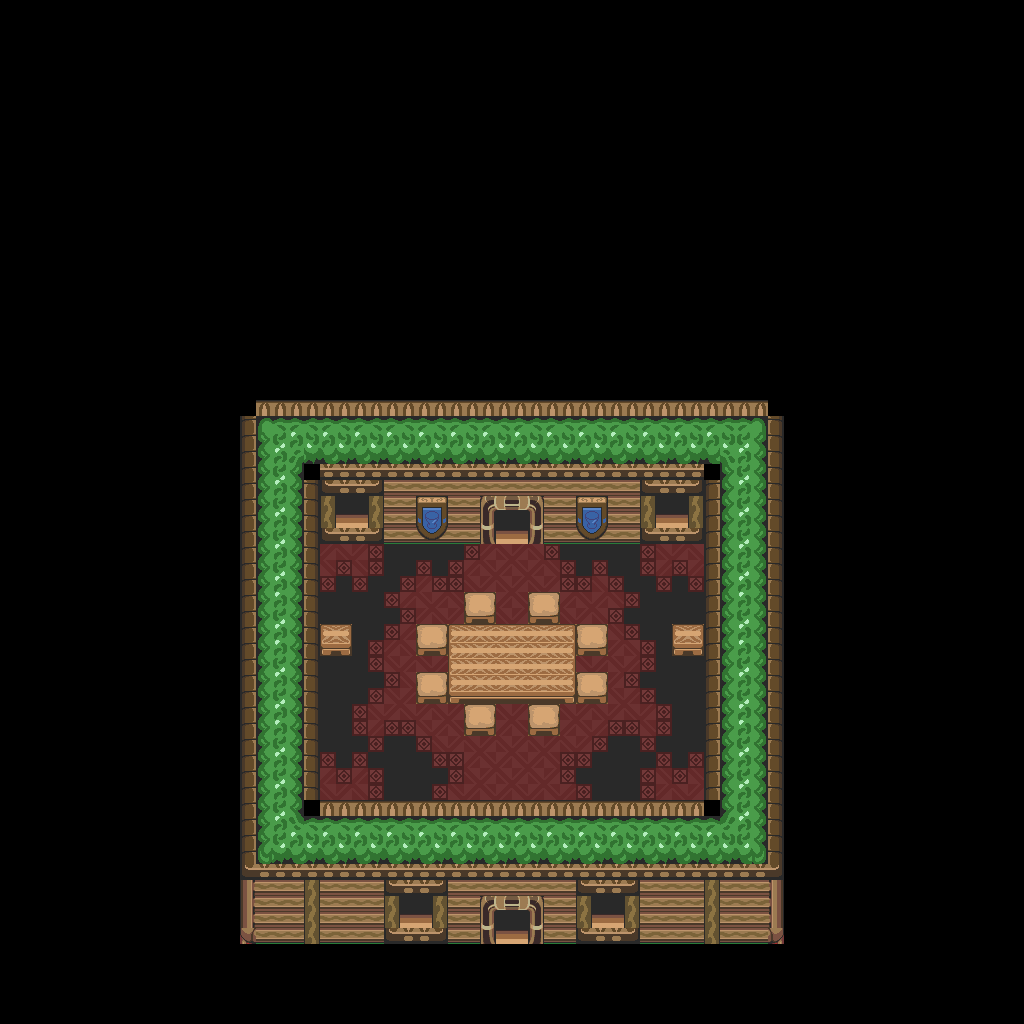

A 2D game scene composited from a Tiled map and its tileset images. What follows is a short description and the map's XML, with each tile layer's data collapsed to a summary:
An orthogonal 64x64 tile map with 16x16 px tiles, 1 tile layer (base), 1 hidden layer not drawn and 23 objects.

<map version="1.10" tiledversion="1.12.1" orientation="orthogonal" renderorder="right-down" width="64" height="64" tilewidth="16" tileheight="16" infinite="0" nextlayerid="3" nextobjectid="24">
 <tileset firstgid="1" source="../classiciphone_pics4.tsx" />
 <layer id="1" name="base" width="64" height="64">
  <data>[4096 cells, 4092 non-empty, 71 distinct tile ids]</data>
 </layer>
 <layer id="2" name="collision" width="64" height="64" visible="0">
  <properties><property name="collision" value="true" /></properties>
  <data>[4096 cells, 3718 non-empty, 1 distinct tile ids]</data>
 </layer>
 <objectgroup id="3" name="npcs">
  <object id="1" x="304.0" y="800.0" width="16" height="16">
   <properties>
    <property name="gani" value="classic_luda_corneright.png" />
    <property name="script" type="string">-- Auto-converted from GraalScript
-- // NPC made by Exodus (LAT)
-- if (created) {
end
-- if (playertouchsme) {
end</property>
   </properties>
  </object>
  <object id="2" x="304.0" y="464.0" width="16" height="16">
   <properties>
    <property name="gani" value="classic_luda_cornerbottomright.png" />
    <property name="script" type="string">-- Auto-converted from GraalScript
-- // NPC made by Exodus (LAT)
-- if (created) {
end
-- if (playertouchsme) {
end</property>
   </properties>
  </object>
  <object id="3" x="704.0" y="464.0" width="16" height="16">
   <properties>
    <property name="gani" value="classic_luda_cornerbottomleft.png" />
    <property name="script" type="string">-- Auto-converted from GraalScript
-- // NPC made by Exodus (LAT)
-- if (created) {
end
-- if (playertouchsme) {
end</property>
   </properties>
  </object>
  <object id="4" x="240.0" y="400.0" width="16" height="16">
   <properties>
    <property name="gani" value="classic_corner_left.png" />
    <property name="script" type="string">-- Auto-converted from GraalScript
-- // NPC made by Exodus (LAT)
-- if (created) {
end
-- if (playertouchsme) {
end</property>
   </properties>
  </object>
  <object id="5" x="768.0" y="400.0" width="16" height="16">
   <properties>
    <property name="gani" value="classic_corner_right.png" />
    <property name="script" type="string">-- Auto-converted from GraalScript
-- // NPC made by Exodus (LAT)
-- if (created) {
end
-- if (playertouchsme) {
end</property>
   </properties>
  </object>
  <object id="6" x="592.0" y="896.0" width="16" height="16">
   <properties>
    <property name="gani" value="window.png" />
    <property name="script" type="string">-- Auto-converted from GraalScript
</property>
   </properties>
  </object>
  <object id="7" x="400.0" y="896.0" width="16" height="16">
   <properties>
    <property name="gani" value="window.png" />
    <property name="script" type="string">-- Auto-converted from GraalScript
</property>
   </properties>
  </object>
  <object id="8" x="336.0" y="496.0" width="16" height="16">
   <properties>
    <property name="gani" value="window.png" />
    <property name="script" type="string">-- Auto-converted from GraalScript
</property>
   </properties>
  </object>
  <object id="9" x="656.0" y="496.0" width="16" height="16">
   <properties>
    <property name="gani" value="window.png" />
    <property name="script" type="string">-- Auto-converted from GraalScript
</property>
   </properties>
  </object>
  <object id="10" x="704.0" y="800.0" width="16" height="16">
   <properties>
    <property name="gani" value="classic_luda_cornerleft.png" />
    <property name="script" type="string">-- Auto-converted from GraalScript
-- // NPC made by Exodus (LAT)
-- if (created) {
end
-- if (playertouchsme) {
end</property>
   </properties>
  </object>
  <object id="11" x="672.0" y="624.0" width="16" height="16">
   <properties>
    <property name="gani" value="pottedplant.png" />
    <property name="script" type="string">-- Auto-converted from GraalScript
</property>
   </properties>
  </object>
  <object id="12" x="320.0" y="624.0" width="16" height="16">
   <properties>
    <property name="gani" value="pottedplant.png" />
    <property name="script" type="string">-- Auto-converted from GraalScript
</property>
   </properties>
  </object>
  <object id="13" x="528.0" y="448.0" width="16" height="16">
   <properties>
    <property name="gani" value="light4.png" />
    <property name="script" type="string">-- Auto-converted from GraalScript
-- [CLIENT-SIDE — server no-op]
-- if (created) {
-- 
-- dontblock;
-- }
-- if (playerenters) {
-- setcoloreffect 0,0,1,0.5;
-- drawaslight;
-- this.zoom = 1;
-- timeout = 0.05;
-- }
-- if (timeout) {
-- if (this.zoom&lt;=1) {
-- this.ds=1;
-- }
-- else if (this.zoom&gt;=1.1) {
-- this.ds=0;
-- }
-- if (this.ds==1) {
-- this.zoom += 0.02;
-- setzoomeffect this.zoom;
-- }
-- else if (this.ds==0) {
-- this.zoom -= 0.03;
-- setzoomeffect this.zoom;
-- }
-- timeout = 0.05;
-- }</property>
   </properties>
  </object>
  <object id="14" x="368.0" y="448.0" width="16" height="16">
   <properties>
    <property name="gani" value="light4.png" />
    <property name="script" type="string">-- Auto-converted from GraalScript
-- [CLIENT-SIDE — server no-op]
-- if (created) {
-- 
-- dontblock;
-- }
-- if (playerenters) {
-- setcoloreffect 0,0,1,0.5;
-- drawaslight;
-- this.zoom = 1;
-- timeout = 0.05;
-- }
-- if (timeout) {
-- if (this.zoom&lt;=1) {
-- this.ds=1;
-- }
-- else if (this.zoom&gt;=1.1) {
-- this.ds=0;
-- }
-- if (this.ds==1) {
-- this.zoom += 0.02;
-- setzoomeffect this.zoom;
-- }
-- else if (this.ds==0) {
-- this.zoom -= 0.03;
-- setzoomeffect this.zoom;
-- }
-- timeout = 0.05;
-- }</property>
   </properties>
  </object>
  <object id="15" x="496.0" y="640.0" width="16" height="16">
   <properties>
    <property name="gani" value="candle.mng" />
    <property name="script" type="string">-- Auto-converted from GraalScript
</property>
   </properties>
  </object>
  <object id="16" x="448.0" y="592.0" width="16" height="16">
   <properties>
    <property name="gani" value="light2.png" />
    <property name="script" type="string">-- Auto-converted from GraalScript
-- // NPC made by Stefan Knorr
-- if (created) {
-- setimg light2.png;
self.dontblock = true
end
-- [CLIENT-SIDE — server no-op]
-- if (playerenters) {
-- setcoloreffect 1,.5,0,0.99;
-- drawaslight;
-- }</property>
   </properties>
  </object>
  <object id="17" x="624.0" y="576.0" width="16" height="16">
   <properties>
    <property name="gani" value="light2.png" />
    <property name="script" type="string">-- Auto-converted from GraalScript
-- // NPC made by Stefan Knorr
-- if (created) {
-- setimg light2.png;
self.dontblock = true
end
-- [CLIENT-SIDE — server no-op]
-- if (playerenters) {
-- setcoloreffect 0,.5,0,0.99;
-- drawaslight;
-- }</property>
   </properties>
  </object>
  <object id="18" x="272.0" y="576.0" width="16" height="16">
   <properties>
    <property name="gani" value="light2.png" />
    <property name="script" type="string">-- Auto-converted from GraalScript
-- // NPC made by Stefan Knorr
-- if (created) {
-- setimg light2.png;
self.dontblock = true
end
-- [CLIENT-SIDE — server no-op]
-- if (playerenters) {
-- setcoloreffect 0,.5,0,0.99;
-- drawaslight;
-- }</property>
   </properties>
  </object>
  <object id="19" x="496.0" y="512.0" width="16" height="16">
   <properties>
    <property name="gani" value="door.png" />
    <property name="script" type="string">-- Auto-converted from GraalScript
joinResource("door")</property>
   </properties>
  </object>
  <object id="20" x="336.0" y="496.0" width="16" height="16">
   <properties>
    <property name="gani" value="candle.mng" />
    <property name="script" type="string">-- Auto-converted from GraalScript
</property>
   </properties>
  </object>
  </objectgroup>
</map>
<!-- 3 of 23 objects omitted -->
